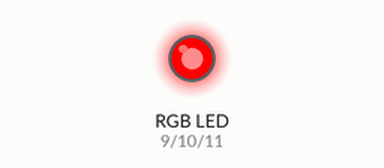
A sketch run on a simulated Arduino Uno, built with avr-gcc and run on an emulated ATmega328P. Shown: an RGB LED mixed from three pins (HIGH = lit).

Above: at 0.5 s.
At 2.5 s:
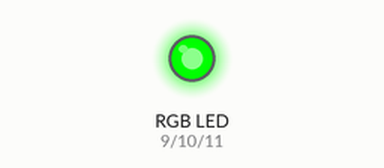
At 4.5 s:
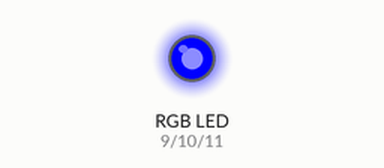
At 5.5 s:
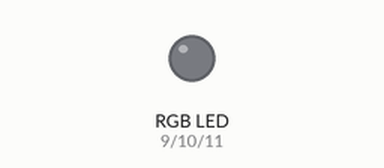
Timing chart, 0 to 7.8 s (numbered marks = the images above):
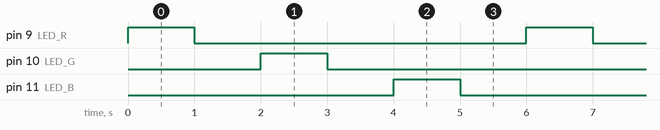

Measured:
- by itself, pin 9 (LED_R), pin 10 (LED_G), pin 11 (LED_B): alternates HIGH for 1.0 s and LOW for 5.0 s
- by itself, everything shown: repeats every 6.0 s, in 6 steps

The sketch:

ARD_VER_1.0_RGB_LED.ino
```cpp
#define LED_R 9       // define led red (our board has LED connected on 9 pin)
#define LED_G 10       // define led green (our board has LED connected on 10 pin)
#define LED_B 11       // define led blue (our board has LED connected on 11 pin)

void setup() // setup loop for initialize all the devices (only one time)
{
  pinMode(LED_R, OUTPUT); // making LED R as a output device
  pinMode(LED_G, OUTPUT); // making LED G as a output device
  pinMode(LED_B, OUTPUT); // making LED B as a output device
}

void loop() // main loop for main working task (Run again and again)
{
  digitalWrite(LED_R, HIGH); // Turn on the LED
  delay(1000);             // Delay for 1 sec
  digitalWrite(LED_R, LOW);  // Turn off the LED
  delay(1000);             // Delay for 1 sec
  digitalWrite(LED_G, HIGH); // Turn on the LED
  delay(1000);             // Delay for 1 sec
  digitalWrite(LED_G, LOW);  // Turn off the LED
  delay(1000);             // Delay for 1 sec
  digitalWrite(LED_B, HIGH); // Turn on the LED
  delay(1000);             // Delay for 1 sec
  digitalWrite(LED_B, LOW);  // Turn off the LED
  delay(1000);             // Delay for 1 sec
}
```
